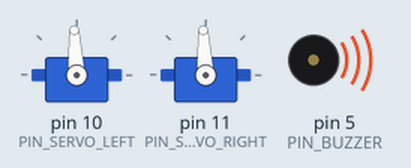
This sketch was run on a simulated Arduino Uno, built with avr-gcc and run on an emulated ATmega328P. Parts: 2 × servo, buzzer (waves = sounding).

Above: at 5.2 s.
At 19.4 s:
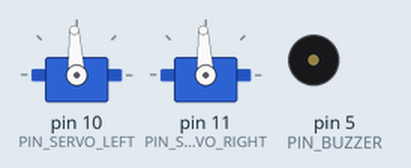
Timing chart, 0 to 20.9 s (numbered marks = the images above):
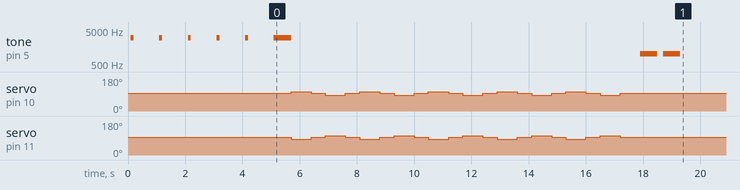

The sketch:

test_forklift_shuffle.ino
```cpp
// ====================================================================================================
// TEST CODE (not final) | board: FORKLIFT | drives forward/backward in place by itself, NO serial monitor; do not use as the final program
// ====================================================================================================
/*
 * test_forklift_shuffle.ino  -  배치 전 시험: 제자리에서 앞 -> 뒤 -> 앞 -> 뒤 ... 왕복 (구동 바퀴 서보 2개만 사용)
 * 보드: FRIBEE EDU (UNO R3 호환)
 *
 * [동작] 전원/업로드 후 시작 전 대기(부저 카운트다운) -> 전진 -> 정지 -> 후진 -> 정지 를 SHUFFLE_CYCLES 번 반복 -> 정지하고 끝 (다시 하려면 리셋).
 *        USB Serial 을 쓰지 않는다 (지게차의 HC-06 이 D0/D1 에 납땜돼 있어 시리얼 모니터와 겹치기 때문). 상태는 부저로만 알린다.
 *        - 시작 전: 짧은 삐 소리 START_BEEPS 번 (1초 간격) 뒤 긴 삐 1번 = 이제 움직인다
 *        - 끝: 낮은 소리 길게 2번 = 정상 종료
 * [방향] 앞/뒤 방향은 test_forklift_wheels 의 maneuver(s, s) = 전진 규칙과 같다 (사용자 실물 시험에서 정상이었음).
 *        실제 앞뒤가 반대로 움직이면 SHUFFLE_SPEED 의 부호를 바꾸지 말고 알려 주세요 (상수 SHUFFLE_REVERSE 로 한 번에 뒤집을 수 있음).
 * [안전] 같은 속도 / 같은 시간으로 앞뒤를 번갈아 하므로 원래 자리 근처로 돌아오지만 바닥 상태에 따라 조금씩 어긋날 수 있다.
 *        앞뒤로 SHUFFLE_MS 동안 움직일 여유 공간 (약 10~20cm 이상)을 비워 두고, 손으로 잡을 수 있는 곳에서 시험한다.
 *        바퀴를 띄우고 시험하려면 시작 전 대기 중에 들어 올린다.
 *
 * [표기 규칙]  ★ EXTERNAL : 수업 PPT 코드  /  ◆ NEW : 새로 작성  /  ?? TODO ?? : 사용자 확인 전 임시값
 */
#include <Servo.h>       // Arduino 표준 라이브러리 (서보)

// ---------------- 핀맵 (사용자 제공 값 그대로, 임의 변경 금지) ----------------
const uint8_t PIN_BUZZER      = 5;   // 수동 부저
const uint8_t PIN_SERVO_LEFT  = 10;  // 구동 서보 왼쪽
const uint8_t PIN_SERVO_RIGHT = 11;  // 구동 서보 오른쪽

// ---------------- 상수 ----------------
const int SERVO_STOP_US = 1500;      // ★ EXTERNAL: 2_2_ABOT주행.pptx 슬라이드 19

// ?? TODO ?? 시험용 임시값: 바꿔도 된다
const int           SHUFFLE_SPEED  = 100;      // test_forklift_wheels 와 같은 저속 (PPT 최대는 200)
const bool          SHUFFLE_REVERSE = false;   // true 면 앞/뒤를 서로 바꿈
const unsigned long SHUFFLE_MS     = 700;      // 한 방향으로 가는 시간
const unsigned long SHUFFLE_PAUSE_MS = 500;    // 방향을 바꾸기 전 정지 시간
const uint8_t       SHUFFLE_CYCLES = 5;        // 왕복 횟수 (앞+뒤 1회 = 1)
const uint8_t       START_BEEPS    = 5;        // 시작 전 카운트다운 소리 수 (초)
const unsigned int  BEEP_HZ        = 3000;     // ★ EXTERNAL: 2_2_ABOT주행.pptx 슬라이드 10 의 예제 주파수

// ---------------- 공용 객체 ----------------
Servo servoLeft;
Servo servoRight;

// ---------------- 하드웨어 함수 ----------------
void buzzerBeep(unsigned int frequency, unsigned long ms) {  // ◆ NEW: 소리가 끝날 때까지 기다림 (tone 은 시간이 지나면 스스로 멈춤)
  tone(PIN_BUZZER, frequency, ms);
  delay(ms);
}

// ★ EXTERNAL(변형): 2_2_ABOT주행.pptx 슬라이드 19의 maneuver(). 오른쪽 속도는 부호를 반전해 보낸다 (test_forklift_wheels 와 같음).
void maneuver(int speedLeft, int speedRight, unsigned long msTime) {
  servoLeft.writeMicroseconds(SERVO_STOP_US + speedLeft);
  servoRight.writeMicroseconds(SERVO_STOP_US - speedRight);
  delay(msTime);
}

void stopWheels(unsigned long msTime) {  // ◆ NEW: 정지 펄스를 보내며 기다림 (detach 하지 않음)
  servoLeft.writeMicroseconds(SERVO_STOP_US);
  servoRight.writeMicroseconds(SERVO_STOP_US);
  delay(msTime);
}

// ◆ NEW: 앞뒤 한 번씩
void shuffleOnce() {
  const int s = SHUFFLE_REVERSE ? -SHUFFLE_SPEED : SHUFFLE_SPEED;
  maneuver(s, s, SHUFFLE_MS);     // 전진
  stopWheels(SHUFFLE_PAUSE_MS);
  maneuver(-s, -s, SHUFFLE_MS);   // 후진
  stopWheels(SHUFFLE_PAUSE_MS);
}

// ====================================================================================================
// SERIAL TEST SECTION  (this sketch does not use USB Serial at all)
// ====================================================================================================
/*
 * 이 시험은 시리얼 모니터를 쓰지 않는다. 아래 setup() 이 위의 함수들을 순서대로 한 번 실행하고 loop() 는 비어 있다.
 */

void setup() {
  pinMode(PIN_BUZZER, OUTPUT);
  servoLeft.attach(PIN_SERVO_LEFT);
  servoRight.attach(PIN_SERVO_RIGHT);
  stopWheels(100);                                   // 먼저 정지 신호
  for (uint8_t i = 0; i < START_BEEPS; i++) {        // 시작 전 대기: 이 동안 위치를 잡거나 손을 뗀다
    buzzerBeep(BEEP_HZ, 100);
    delay(900);
  }
  buzzerBeep(BEEP_HZ, 600);                          // 긴 삐 = 이제 움직인다
  for (uint8_t i = 0; i < SHUFFLE_CYCLES; i++) shuffleOnce();
  stopWheels(200);
  buzzerBeep(BEEP_HZ / 3, 600);                      // 끝: 낮은 소리 길게 2번
  delay(200);
  buzzerBeep(BEEP_HZ / 3, 600);
}

void loop() {
  stopWheels(100);   // 끝난 뒤에도 정지 신호 유지 (리셋하면 다시 시작)
}
```
